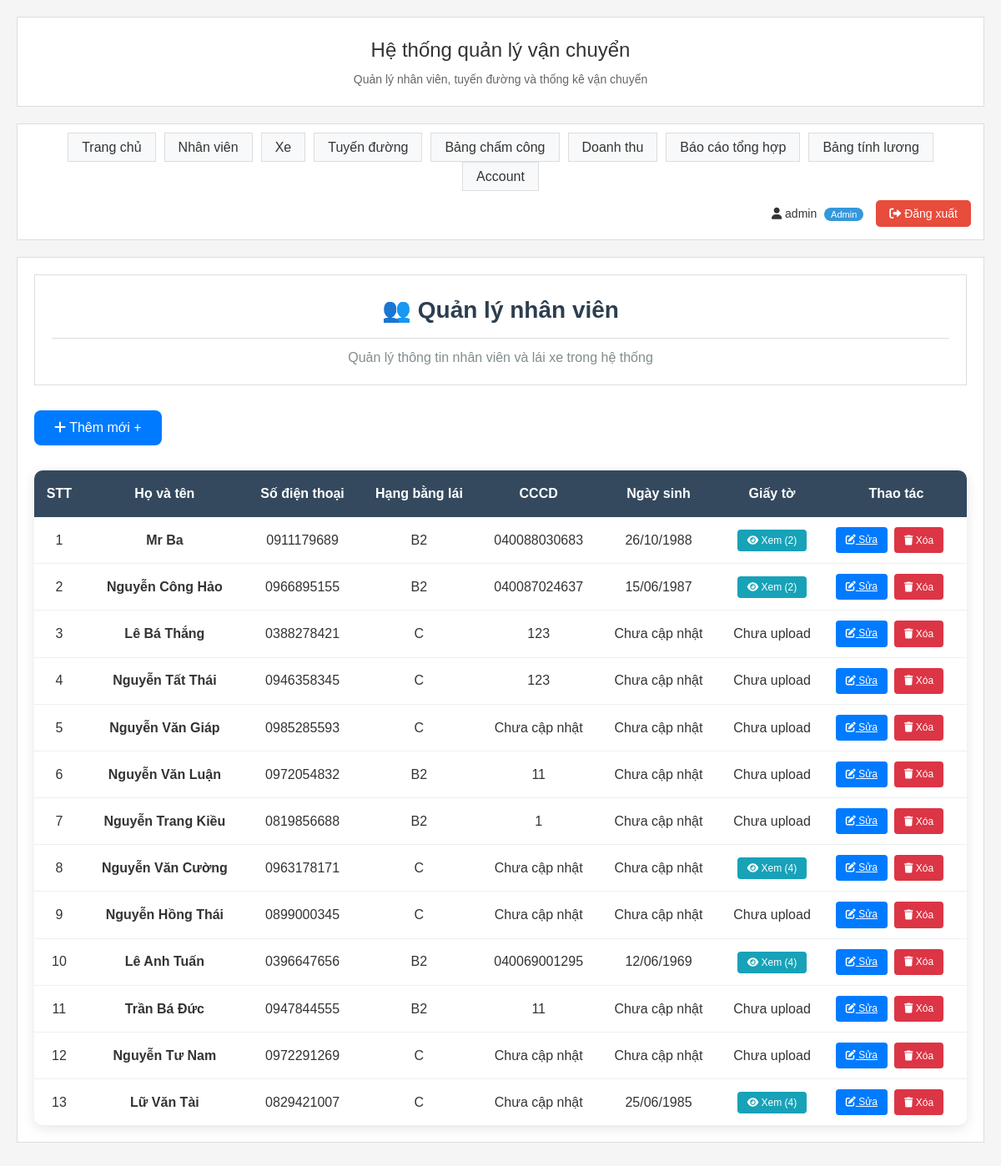
/employees (signed in), run on the app's committed database.
### main.py (models this page shows)
class Account(Base):
    __tablename__ = "accounts"
    id = Column(Integer, primary_key=True, index=True)
    username = Column(String, unique=True, nullable=False)  # Tên đăng nhập
    password = Column(String, nullable=False)  # Mật khẩu (lưu dạng plain text, có thể hash sau)
    role = Column(String, default="User")  # Phân quyền: Admin, User, Guest
    created_at = Column(DateTime, default=datetime.utcnow)
    updated_at = Column(DateTime, default=datetime.utcnow, onupdate=datetime.utcnow)

class Employee(Base):
    __tablename__ = "employees"
    id = Column(Integer, primary_key=True, index=True)
    name = Column(String, nullable=False)
    birth_date = Column(Date)  # Ngày tháng năm sinh
    phone = Column(String)
    cccd = Column(String)  # Số CCCD
    cccd_issue_date = Column(Date)  # Ngày cấp CCCD
    cccd_expiry = Column(Date)  # Ngày hết hạn CCCD
    driving_license = Column(String)  # Số bằng lái xe
    license_expiry = Column(Date)  # Ngày hết hạn bằng lái
    documents = Column(String)  # Đường dẫn file upload giấy tờ (JSON array)
    status = Column(Integer, default=1)  # 1: Active, 0: Inactive
    created_at = Column(DateTime, default=datetime.utcnow)

### main.py (the view)
@app.get("/employees", response_class=HTMLResponse)
async def employees_page(request: Request, db: Session = Depends(get_db), current_user = Depends(get_current_user)):
    if current_user is None:
        return RedirectResponse(url="/login", status_code=303)
    if current_user["role"] != "Admin":
        return RedirectResponse(url="/daily-new", status_code=303)
    employees = db.query(Employee).filter(Employee.status == 1).all()
    return templates.TemplateResponse("employees.html", {
        "request": request,
        "current_user": current_user,
        "employees": employees
    })

### templates/employees.html (shortened to what this page needs)
{% extends "base.html" %}
{% block content %}
<div class="page-header">
    <h2>👥 Quản lý nhân viên</h2>
    <p>Quản lý thông tin nhân viên và lái xe trong hệ thống</p>
</div>
<div class="action-section">
    <button type="button" class="btn btn-primary btn-lg" onclick="openAddEmployeeModal()">
        <i class="fas fa-plus"></i> Thêm mới +
    </button>
</div>
<div class="table-section">
    {% if employees %}
    <div class="table-responsive">
        <table class="data-table">
            <thead>
                <tr>
                    <th>STT</th>
                    <th>Họ và tên</th>
                    <th>Số điện thoại</th>
                    <th>Hạng bằng lái</th>
                    <th>CCCD</th>
                    <th>Ngày sinh</th>
                    <th>Giấy tờ</th>
                    <th>Thao tác</th>
                </tr>
            </thead>
            <tbody>
                {% for employee in employees %}
                <tr>
                    <td>{{ loop.index }}</td>
                    <td><strong>{{ employee.name }}</strong></td>
                    <td>{{ employee.phone or 'Chưa cập nhật' }}</td>
                    <td>{{ employee.driving_license or 'Chưa cập nhật' }}</td>
                    <td>{{ employee.cccd or 'Chưa cập nhật' }}</td>
                    <td>{{ employee.birth_date.strftime('%d/%m/%Y') if employee.birth_date else 'Chưa cập nhật' }}</td>
                    <td>
                        {% set documents_list = employee.documents | from_json %}
                        {% if documents_list and documents_list|length > 0 %}
                            <button type="button" class="btn btn-sm btn-info" onclick="viewDocuments({{ employee.id }})">
                                <i class="fas fa-eye"></i> Xem ({{ documents_list|length }})
                            </button>
                        {% else %}
                            <span class="text-muted">Chưa upload</span>
                        {% endif %}
                    </td>
                    <td>
                        <div class="action-buttons">
                            <a href="/employees/edit/{{ employee.id }}" class="btn btn-sm btn-primary">
                                <i class="fas fa-edit"></i> Sửa
                            </a>
                            <button type="button" class="btn btn-sm btn-danger" onclick="deleteEmployee({{ employee.id }}, '{{ employee.name }}')">
                                <i class="fas fa-trash"></i> Xóa
                            </button>
                        </div>
                    </td>
                </tr>
                {% endfor %}
            </tbody>
        </table>
    </div>
    {% else %}
    <div class="no-data">
        <div class="no-data-icon">👥</div>
        <h3>Chưa có nhân viên nào</h3>
        <p>Hãy thêm nhân viên đầu tiên bằng nút "Thêm mới +" bên trên</p>
    </div>
    {% endif %}
</div>
{% endblock %}

### templates/base.html (shortened to what this page needs)
<!DOCTYPE html>
<html lang="vi">
<head>
    <link rel="stylesheet" href="https://cdnjs.cloudflare.com/ajax/libs/font-awesome/6.0.0/css/all.min.css">
    <link rel="stylesheet" href="/static/style.css">
</head>
<body>
    <div class="container">
        <div class="header">
            <h1>Hệ thống quản lý vận chuyển</h1>
            <p>Quản lý nhân viên, tuyến đường và thống kê vận chuyển</p>
        </div>
        <nav class="nav">
            <ul>
                {% if current_user and current_user.role == "Admin" %}
                <li><a href="/">Trang chủ</a></li>
                <li><a href="/employees">Nhân viên</a></li>
                <li><a href="/vehicles">Xe</a></li>
                <li><a href="/routes">Tuyến đường</a></li>
                <li><a href="/daily-new">Bảng chấm công</a></li>
                <li><a href="/revenue">Doanh thu</a></li>
                <li><a href="/report">Báo cáo tổng hợp</a></li>
                <li><a href="/salary-calculation">Bảng tính lương</a></li>
                <li><a href="/accounts">Account</a></li>
                {% elif current_user and current_user.role == "User" %}
                <li><a href="/daily-new">Bảng chấm công</a></li>
                <li><a href="/revenue">Doanh thu</a></li>
                {% endif %}
            </ul>
            {% if current_user %}
            <div style="margin-left: auto; display: flex; align-items: center; gap: 15px;">
                <span style="color: #333; font-size: 14px;">
                    <i class="fas fa-user"></i> {{ current_user.username }}
                    <span style="background: #3498db; color: white; padding: 2px 8px; border-radius: 12px; font-size: 11px; margin-left: 5px;">
                        {{ current_user.role }}
                    </span>
                </span>
                <form method="POST" action="/logout" style="margin: 0; display: inline;">
                    <button type="submit" style="background: #e74c3c; color: white; border: none; padding: 8px 16px; border-radius: 5px; cursor: pointer; font-size: 14px;">
                        <i class="fas fa-sign-out-alt"></i> Đăng xuất
                    </button>
                </form>
            </div>
            {% endif %}
        </nav>
        <main class="content">
            {% block content %}{% endblock %}
        </main>
    </div>
</body>
</html>

### static/style.css (style rules this page uses)
* { margin: 0; padding: 0; box-sizing: border-box; }
body { font-family: Arial, sans-serif; background-color: #f5f5f5; color: #333; line-height: 1.6; }
.container { max-width: 1200px; margin: 0 auto; padding: 20px; }
.header { background: white; border: 1px solid #ddd; padding: 20px; margin-bottom: 20px; text-align: center; }
.header h1 { color: #333; font-size: 24px; margin-bottom: 5px; font-weight: normal; }
.header p { color: #666; font-size: 14px; }
.nav { background: white; border: 1px solid #ddd; padding: 15px; margin-bottom: 20px; display: flex; justify-content: space-between; align-items: center; flex-wrap: wrap; gap: 15px; }
.nav ul { list-style: none; display: flex; justify-content: center; flex-wrap: wrap; gap: 10px; margin: 0; padding: 0; }
.nav a { text-decoration: none; color: #333; padding: 8px 16px; background: #f8f9fa; border: 1px solid #ddd; transition: background-color 0.2s; }
.content { background: white; border: 1px solid #ddd; padding: 20px; margin-bottom: 20px; }
.content h2 { color: #333; margin-bottom: 20px; font-size: 18px; border-bottom: 1px solid #ddd; padding-bottom: 10px; }
.btn { background: #007bff; color: white; padding: 8px 16px; border: none; font-size: 14px; cursor: pointer; transition: background-color 0.2s; }
.btn-info { background: #17a2b8; }
.btn-danger { background: #dc3545; }
.page-header { background: white; border: 1px solid #ddd; padding: 20px; margin-bottom: 20px; text-align: center; }
.page-header h2 { color: #2c3e50; font-size: 28px; margin-bottom: 8px; font-weight: 600; }
.page-header p { color: #7f8c8d; font-size: 16px; }
table th, table td { text-align: center; }
thead th, th { text-align: center !important; }
.data-table th, .data-table td { text-align: center; }

### templates/employees.html (style rules this page uses)
.page-header { margin-bottom: 30px; }
.page-header h2 { color: #2c3e50; margin-bottom: 10px; }
.page-header p { color: #7f8c8d; margin: 0; }
.action-section { margin-bottom: 30px; }
.btn-lg { padding: 12px 24px; font-size: 16px; border-radius: 8px; }
.table-section { background: white; border-radius: 10px; box-shadow: 0 4px 15px rgba(0, 0, 0, 0.1); overflow: hidden; }
.data-table { width: 100%; border-collapse: collapse; }
.data-table th { background: #34495e; color: white; padding: 15px 12px; text-align: left; font-weight: 600; border: none; }
.data-table td { padding: 12px; border-bottom: 1px solid #ecf0f1; vertical-align: middle; }
.data-table tbody tr:last-child td { border-bottom: none; }
.action-buttons { display: flex; gap: 8px; }
.btn-sm { padding: 6px 12px; font-size: 12px; border-radius: 4px; }

### data on the page
Account: username "admin", role "Admin"
Employee: name "Mr Ba", phone "0911179689", driving_license "B2", cccd "040088030683", birth_date "26/10/1988", documents_list "2"
Employee: name "Nguyễn Công Hảo", phone "0966895155", driving_license "B2", cccd "040087024637", birth_date "15/06/1987", documents_list "2"
Employee: name "Lê Bá Thắng", phone "0388278421", driving_license "C", cccd "123", birth_date "Chưa cập nhật", shows "Chưa upload"
Employee: name "Nguyễn Tất Thái", phone "0946358345", driving_license "C", cccd "123", birth_date "Chưa cập nhật", shows "Chưa upload"
Employee: name "Nguyễn Văn Giáp", phone "0985285593", driving_license "C", cccd "Chưa cập nhật", birth_date "Chưa cập nhật", shows "Chưa upload"
Employee: name "Nguyễn Văn Luận", phone "0972054832", driving_license "B2", cccd "11", birth_date "Chưa cập nhật", shows "Chưa upload"
Employee: name "Nguyễn Trang Kiều", phone "0819856688", driving_license "B2", cccd "1", birth_date "Chưa cập nhật", shows "Chưa upload"
Employee: name "Nguyễn Văn Cường", phone "0963178171", driving_license "C", cccd "Chưa cập nhật", birth_date "Chưa cập nhật", documents_list "4"
Employee: name "Nguyễn Hồng Thái", phone "0899000345", driving_license "C", cccd "Chưa cập nhật", birth_date "Chưa cập nhật", shows "Chưa upload"
Employee: name "Lê Anh Tuấn", phone "0396647656", driving_license "B2", cccd "040069001295", birth_date "12/06/1969", documents_list "4"
Employee: name "Trần Bá Đức", phone "0947844555", driving_license "B2", cccd "11", birth_date "Chưa cập nhật", shows "Chưa upload"
Employee: name "Nguyễn Tư Nam", phone "0972291269", driving_license "C", cccd "Chưa cập nhật", birth_date "Chưa cập nhật", shows "Chưa upload"
Employee: name "Lữ Văn Tài", phone "0829421007", driving_license "C", cccd "Chưa cập nhật", birth_date "25/06/1985", documents_list "4"
